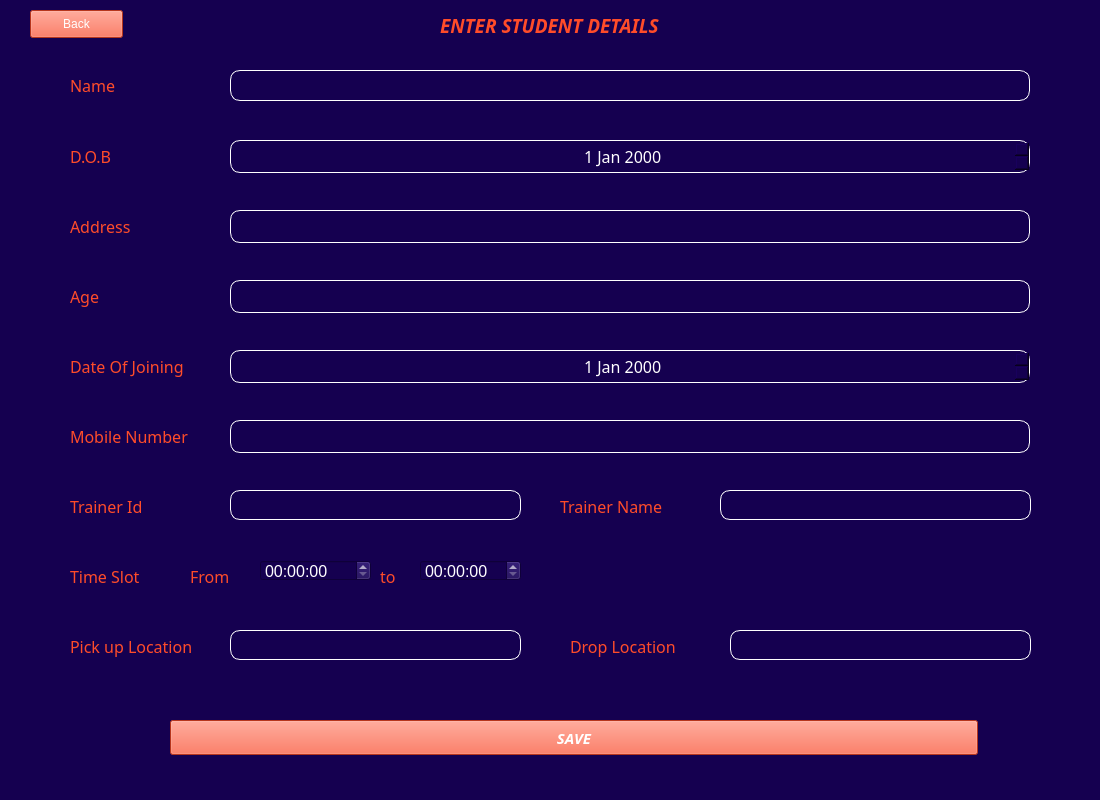
<?xml version="1.0" encoding="UTF-8"?>
<ui version="4.0">
 <class>MainWindow</class>
 <widget class="QMainWindow" name="MainWindow">
  <property name="geometry">
   <rect>
    <x>0</x>
    <y>0</y>
    <width>1100</width>
    <height>800</height>
   </rect>
  </property>
  <property name="sizePolicy">
   <sizepolicy hsizetype="Maximum" vsizetype="Maximum">
    <horstretch>0</horstretch>
    <verstretch>0</verstretch>
   </sizepolicy>
  </property>
  <property name="windowTitle">
   <string>MainWindow</string>
  </property>
  <property name="styleSheet">
   <string notr="true">background:#150050;</string>
  </property>
  <widget class="QWidget" name="centralwidget">
   <property name="styleSheet">
    <string notr="true">QPushButton#SaveButton {
background-color:#FF4C29;
color:white;
}

QPushButton#SaveButton:hover {
    background-color:white;
color:#FF4C29;
}

QPushButton#SaveButton:pressed {
    background-color: rgb(224, 0, 0);     
}
QPushButton#BackButton {
background-color:#FF4C29;
color:white;
}

QPushButton#BackButton:hover {
    background-color:white;
color:#FF4C29;
}

QPushButton#BackButton:pressed {
    background-color: rgb(224, 0, 0);     
}</string>
   </property>
   <widget class="QLabel" name="label">
    <property name="geometry">
     <rect>
      <x>440</x>
      <y>10</y>
      <width>491</width>
      <height>31</height>
     </rect>
    </property>
    <property name="font">
     <font>
      <family>Gill Sans MT</family>
      <pointsize>14</pointsize>
      <weight>75</weight>
      <italic>true</italic>
      <bold>true</bold>
     </font>
    </property>
    <property name="styleSheet">
     <string notr="true">color:#FF4C29;</string>
    </property>
    <property name="text">
     <string>ENTER STUDENT DETAILS</string>
    </property>
   </widget>
   <widget class="QPushButton" name="SaveButton">
    <property name="geometry">
     <rect>
      <x>170</x>
      <y>720</y>
      <width>808</width>
      <height>35</height>
     </rect>
    </property>
    <property name="font">
     <font>
      <family>Gill Sans MT</family>
      <pointsize>11</pointsize>
      <weight>75</weight>
      <italic>true</italic>
      <bold>true</bold>
     </font>
    </property>
    <property name="cursor">
     <cursorShape>OpenHandCursor</cursorShape>
    </property>
    <property name="styleSheet">
     <string notr="true"/>
    </property>
    <property name="text">
     <string>SAVE</string>
    </property>
   </widget>
   <widget class="QLabel" name="label_2">
    <property name="geometry">
     <rect>
      <x>70</x>
      <y>560</y>
      <width>101</width>
      <height>33</height>
     </rect>
    </property>
    <property name="font">
     <font>
      <family>Gill Sans MT</family>
      <pointsize>12</pointsize>
     </font>
    </property>
    <property name="styleSheet">
     <string notr="true">color:#FF4C29;</string>
    </property>
    <property name="text">
     <string>Time Slot</string>
    </property>
   </widget>
   <widget class="QLabel" name="label_3">
    <property name="geometry">
     <rect>
      <x>190</x>
      <y>560</y>
      <width>51</width>
      <height>33</height>
     </rect>
    </property>
    <property name="font">
     <font>
      <family>Gill Sans MT</family>
      <pointsize>12</pointsize>
     </font>
    </property>
    <property name="styleSheet">
     <string notr="true">color:#FF4C29;</string>
    </property>
    <property name="text">
     <string>From</string>
    </property>
   </widget>
   <widget class="QTimeEdit" name="trtimeEdit">
    <property name="geometry">
     <rect>
      <x>260</x>
      <y>560</y>
      <width>111</width>
      <height>21</height>
     </rect>
    </property>
    <property name="font">
     <font>
      <pointsize>12</pointsize>
     </font>
    </property>
    <property name="styleSheet">
     <string notr="true">color:white;</string>
    </property>
   </widget>
   <widget class="QLabel" name="label_4">
    <property name="geometry">
     <rect>
      <x>380</x>
      <y>560</y>
      <width>31</width>
      <height>33</height>
     </rect>
    </property>
    <property name="font">
     <font>
      <family>Gill Sans MT</family>
      <pointsize>12</pointsize>
     </font>
    </property>
    <property name="styleSheet">
     <string notr="true">color:#FF4C29;</string>
    </property>
    <property name="text">
     <string>to</string>
    </property>
   </widget>
   <widget class="QTimeEdit" name="totimeEdit">
    <property name="geometry">
     <rect>
      <x>420</x>
      <y>560</y>
      <width>101</width>
      <height>21</height>
     </rect>
    </property>
    <property name="font">
     <font>
      <pointsize>12</pointsize>
     </font>
    </property>
    <property name="styleSheet">
     <string notr="true">color:white;</string>
    </property>
   </widget>
   <widget class="QLabel" name="label_5">
    <property name="geometry">
     <rect>
      <x>70</x>
      <y>630</y>
      <width>141</width>
      <height>33</height>
     </rect>
    </property>
    <property name="font">
     <font>
      <family>Gill Sans MT</family>
      <pointsize>12</pointsize>
     </font>
    </property>
    <property name="styleSheet">
     <string notr="true">color:#FF4C29;</string>
    </property>
    <property name="text">
     <string>Pick up Location</string>
    </property>
   </widget>
   <widget class="QLineEdit" name="pickupLineEdit">
    <property name="geometry">
     <rect>
      <x>230</x>
      <y>630</y>
      <width>291</width>
      <height>30</height>
     </rect>
    </property>
    <property name="font">
     <font>
      <family>Gill Sans MT</family>
      <pointsize>11</pointsize>
     </font>
    </property>
    <property name="styleSheet">
     <string notr="true">border : 1px solid white;
border-radius : 10px;
color : white;</string>
    </property>
    <property name="alignment">
     <set>Qt::AlignCenter</set>
    </property>
   </widget>
   <widget class="QLabel" name="label_6">
    <property name="geometry">
     <rect>
      <x>570</x>
      <y>630</y>
      <width>141</width>
      <height>33</height>
     </rect>
    </property>
    <property name="font">
     <font>
      <family>Gill Sans MT</family>
      <pointsize>12</pointsize>
     </font>
    </property>
    <property name="styleSheet">
     <string notr="true">color:#FF4C29;</string>
    </property>
    <property name="text">
     <string>Drop Location</string>
    </property>
   </widget>
   <widget class="QLineEdit" name="dropLineEdit">
    <property name="geometry">
     <rect>
      <x>730</x>
      <y>630</y>
      <width>301</width>
      <height>30</height>
     </rect>
    </property>
    <property name="font">
     <font>
      <family>Gill Sans MT</family>
      <pointsize>11</pointsize>
     </font>
    </property>
    <property name="styleSheet">
     <string notr="true">border : 1px solid white;
border-radius : 10px;
color : white;</string>
    </property>
    <property name="alignment">
     <set>Qt::AlignCenter</set>
    </property>
   </widget>
   <widget class="QPushButton" name="BackButton">
    <property name="geometry">
     <rect>
      <x>30</x>
      <y>10</y>
      <width>93</width>
      <height>28</height>
     </rect>
    </property>
    <property name="text">
     <string>Back</string>
    </property>
   </widget>
   <widget class="QLabel" name="label_7">
    <property name="geometry">
     <rect>
      <x>560</x>
      <y>490</y>
      <width>141</width>
      <height>33</height>
     </rect>
    </property>
    <property name="font">
     <font>
      <family>Gill Sans MT</family>
      <pointsize>12</pointsize>
     </font>
    </property>
    <property name="styleSheet">
     <string notr="true">color:#FF4C29;</string>
    </property>
    <property name="text">
     <string>Trainer Name</string>
    </property>
   </widget>
   <widget class="QLabel" name="label_8">
    <property name="geometry">
     <rect>
      <x>70</x>
      <y>490</y>
      <width>141</width>
      <height>33</height>
     </rect>
    </property>
    <property name="font">
     <font>
      <family>Gill Sans MT</family>
      <pointsize>12</pointsize>
     </font>
    </property>
    <property name="styleSheet">
     <string notr="true">color:#FF4C29;</string>
    </property>
    <property name="text">
     <string>Trainer Id</string>
    </property>
   </widget>
   <widget class="QLineEdit" name="idLineEdit">
    <property name="geometry">
     <rect>
      <x>230</x>
      <y>490</y>
      <width>291</width>
      <height>30</height>
     </rect>
    </property>
    <property name="font">
     <font>
      <family>Gill Sans MT</family>
      <pointsize>11</pointsize>
     </font>
    </property>
    <property name="styleSheet">
     <string notr="true">border : 1px solid white;
border-radius : 10px;
color : white;</string>
    </property>
    <property name="alignment">
     <set>Qt::AlignCenter</set>
    </property>
   </widget>
   <widget class="QLineEdit" name="trainerNameLineEdit">
    <property name="geometry">
     <rect>
      <x>720</x>
      <y>490</y>
      <width>311</width>
      <height>30</height>
     </rect>
    </property>
    <property name="font">
     <font>
      <family>Gill Sans MT</family>
      <pointsize>11</pointsize>
     </font>
    </property>
    <property name="styleSheet">
     <string notr="true">border : 1px solid white;
border-radius : 10px;
color : white;</string>
    </property>
    <property name="alignment">
     <set>Qt::AlignCenter</set>
    </property>
   </widget>
   <widget class="QLabel" name="nameLabel">
    <property name="geometry">
     <rect>
      <x>70</x>
      <y>70</y>
      <width>50</width>
      <height>31</height>
     </rect>
    </property>
    <property name="sizePolicy">
     <sizepolicy hsizetype="Expanding" vsizetype="Expanding">
      <horstretch>0</horstretch>
      <verstretch>0</verstretch>
     </sizepolicy>
    </property>
    <property name="font">
     <font>
      <family>Gill Sans MT</family>
      <pointsize>12</pointsize>
      <weight>50</weight>
      <bold>false</bold>
     </font>
    </property>
    <property name="styleSheet">
     <string notr="true">color:#FF4C29;</string>
    </property>
    <property name="text">
     <string>Name</string>
    </property>
   </widget>
   <widget class="QLineEdit" name="nameLineEdit">
    <property name="geometry">
     <rect>
      <x>230</x>
      <y>70</y>
      <width>800</width>
      <height>31</height>
     </rect>
    </property>
    <property name="font">
     <font>
      <family>Gill Sans MT</family>
      <pointsize>11</pointsize>
     </font>
    </property>
    <property name="styleSheet">
     <string notr="true">border : 1px solid white;
border-radius : 10px;
color : white;</string>
    </property>
    <property name="alignment">
     <set>Qt::AlignCenter</set>
    </property>
   </widget>
   <widget class="QLabel" name="dOBLabel">
    <property name="geometry">
     <rect>
      <x>70</x>
      <y>140</y>
      <width>50</width>
      <height>33</height>
     </rect>
    </property>
    <property name="font">
     <font>
      <family>Gill Sans MT</family>
      <pointsize>12</pointsize>
      <weight>50</weight>
      <bold>false</bold>
     </font>
    </property>
    <property name="styleSheet">
     <string notr="true">color:#FF4C29;</string>
    </property>
    <property name="text">
     <string>D.O.B</string>
    </property>
   </widget>
   <widget class="QDateEdit" name="dOBDateEdit">
    <property name="geometry">
     <rect>
      <x>230</x>
      <y>140</y>
      <width>800</width>
      <height>33</height>
     </rect>
    </property>
    <property name="font">
     <font>
      <family>Gill Sans MT</family>
      <pointsize>12</pointsize>
     </font>
    </property>
    <property name="styleSheet">
     <string notr="true">border : 1px solid white;
border-radius : 10px;
color : white;</string>
    </property>
    <property name="alignment">
     <set>Qt::AlignCenter</set>
    </property>
   </widget>
   <widget class="QLabel" name="addressLabel">
    <property name="geometry">
     <rect>
      <x>70</x>
      <y>210</y>
      <width>67</width>
      <height>33</height>
     </rect>
    </property>
    <property name="font">
     <font>
      <family>Gill Sans MT</family>
      <pointsize>12</pointsize>
     </font>
    </property>
    <property name="styleSheet">
     <string notr="true">color:#FF4C29;</string>
    </property>
    <property name="text">
     <string>Address</string>
    </property>
   </widget>
   <widget class="QLineEdit" name="addressLineEdit">
    <property name="geometry">
     <rect>
      <x>230</x>
      <y>210</y>
      <width>800</width>
      <height>33</height>
     </rect>
    </property>
    <property name="font">
     <font>
      <family>Gill Sans MT</family>
      <pointsize>12</pointsize>
     </font>
    </property>
    <property name="styleSheet">
     <string notr="true">border : 1px solid white;
border-radius : 10px;
color : white;</string>
    </property>
    <property name="alignment">
     <set>Qt::AlignCenter</set>
    </property>
   </widget>
   <widget class="QLabel" name="ageLabel">
    <property name="geometry">
     <rect>
      <x>70</x>
      <y>280</y>
      <width>32</width>
      <height>33</height>
     </rect>
    </property>
    <property name="font">
     <font>
      <family>Gill Sans MT</family>
      <pointsize>12</pointsize>
     </font>
    </property>
    <property name="styleSheet">
     <string notr="true">color:#FF4C29;</string>
    </property>
    <property name="text">
     <string>Age</string>
    </property>
   </widget>
   <widget class="QLineEdit" name="ageLineEdit">
    <property name="geometry">
     <rect>
      <x>230</x>
      <y>280</y>
      <width>800</width>
      <height>33</height>
     </rect>
    </property>
    <property name="font">
     <font>
      <family>Gill Sans MT</family>
      <pointsize>12</pointsize>
     </font>
    </property>
    <property name="styleSheet">
     <string notr="true">border : 1px solid white;
border-radius : 10px;
color : white;</string>
    </property>
    <property name="alignment">
     <set>Qt::AlignCenter</set>
    </property>
   </widget>
   <widget class="QLabel" name="dateOfJoiningLabel">
    <property name="geometry">
     <rect>
      <x>70</x>
      <y>350</y>
      <width>133</width>
      <height>33</height>
     </rect>
    </property>
    <property name="font">
     <font>
      <family>Gill Sans MT</family>
      <pointsize>12</pointsize>
     </font>
    </property>
    <property name="styleSheet">
     <string notr="true">color:#FF4C29;</string>
    </property>
    <property name="text">
     <string>Date Of Joining </string>
    </property>
   </widget>
   <widget class="QDateEdit" name="dateOfJoiningDateEdit">
    <property name="geometry">
     <rect>
      <x>230</x>
      <y>350</y>
      <width>800</width>
      <height>33</height>
     </rect>
    </property>
    <property name="font">
     <font>
      <family>Gill Sans MT</family>
      <pointsize>12</pointsize>
     </font>
    </property>
    <property name="styleSheet">
     <string notr="true">border : 1px solid white;
border-radius : 10px;
color : white;</string>
    </property>
    <property name="alignment">
     <set>Qt::AlignCenter</set>
    </property>
   </widget>
   <widget class="QLabel" name="mobileNumberLabel">
    <property name="geometry">
     <rect>
      <x>70</x>
      <y>420</y>
      <width>130</width>
      <height>33</height>
     </rect>
    </property>
    <property name="font">
     <font>
      <family>Gill Sans MT</family>
      <pointsize>12</pointsize>
     </font>
    </property>
    <property name="styleSheet">
     <string notr="true">color:#FF4C29;</string>
    </property>
    <property name="text">
     <string>Mobile Number</string>
    </property>
   </widget>
   <widget class="QLineEdit" name="mobileNumberLineEdit">
    <property name="geometry">
     <rect>
      <x>230</x>
      <y>420</y>
      <width>800</width>
      <height>33</height>
     </rect>
    </property>
    <property name="font">
     <font>
      <family>Gill Sans MT</family>
      <pointsize>12</pointsize>
     </font>
    </property>
    <property name="styleSheet">
     <string notr="true">border : 1px solid white;
border-radius : 10px;
color : white;</string>
    </property>
    <property name="alignment">
     <set>Qt::AlignCenter</set>
    </property>
   </widget>
   <widget class="QLabel" name="error">
    <property name="geometry">
     <rect>
      <x>80</x>
      <y>766</y>
      <width>401</width>
      <height>20</height>
     </rect>
    </property>
    <property name="font">
     <font>
      <family>Gill Sans MT</family>
      <pointsize>10</pointsize>
     </font>
    </property>
    <property name="styleSheet">
     <string notr="true">color:rgb(255, 0, 0);</string>
    </property>
    <property name="text">
     <string/>
    </property>
   </widget>
  </widget>
 </widget>
 <resources/>
 <connections/>
</ui>
